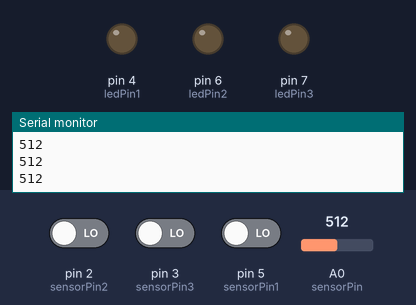
The sketch below on a simulated Arduino Uno, built with avr-gcc and run on an emulated ATmega328P. On the bench: output pins drawn as LEDs (lit = HIGH), the last lines printed to the serial monitor. Inputs (shaded band) come from the test bench; at power-on: A0 (sensorPin) = 512, pin 2 (sensorPin2) LOW, pin 3 (sensorPin3) LOW, pin 5 (sensorPin1) LOW.

Above: at 1.4 s.
1.5 s: A0 (sensorPin) set to 95
3.1 s: A0 (sensorPin) set to 82
At 4.3 s:
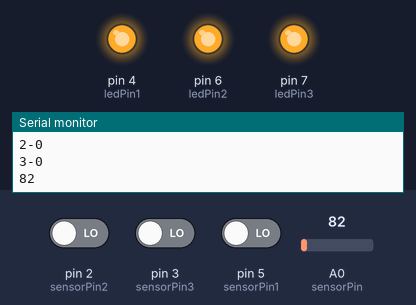
5.2 s: A0 (sensorPin) set to 100
At 6.7 s:
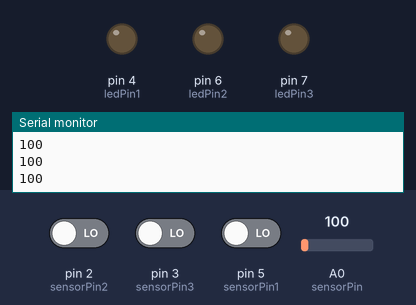
7.0 s: A0 (sensorPin) set to 80
At 8.3 s:
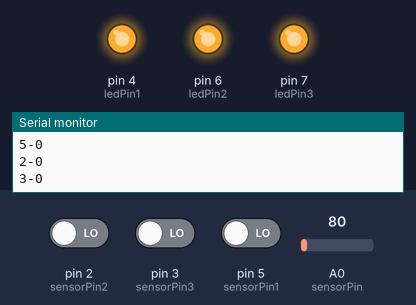
8.8 s: pin 2 (sensorPin2) driven HIGH
At 9.8 s:
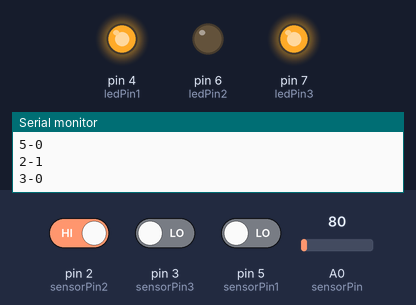
10.6 s: pin 3 (sensorPin3) driven HIGH
At 11.2 s:
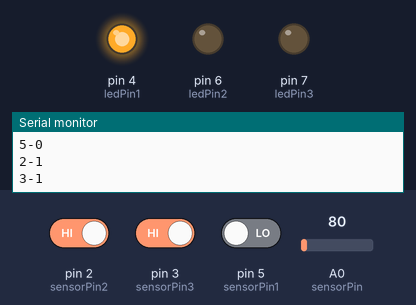
Timing chart, 0 to 13.4 s (numbered marks = the images above; inputs shaded):
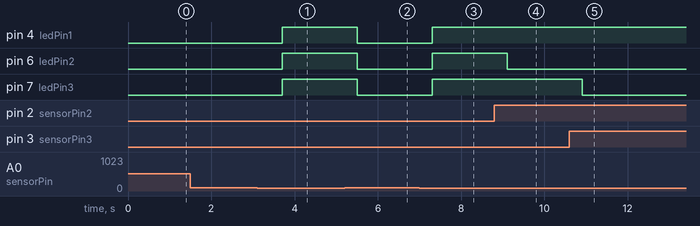

The sketch:

Smart_Street_Light.ino
```cpp
int sensorPin1 = 5; // select the input pin for LDR
int sensorPin2 = 2; // select the input pin for LDR
int sensorPin3 = 3; // select the input pin for LDR

int ledPin1 = 4; // select the input pin for LDR
int ledPin2 = 6; // select the input pin for LDR
int ledPin3 = 7; // select the input pin for LDR

int sensorValue = 0; // variable to store the value coming from the sensor
int sensorPin = A0; // select the input pin for LDR

void setup() {
  Serial.begin(9600); //sets serial port for communication
  pinMode(ledPin1, OUTPUT);
  pinMode(ledPin2, OUTPUT);
  pinMode(ledPin3, OUTPUT);
  pinMode(sensorPin1, INPUT);
  pinMode(sensorPin2, INPUT);
  pinMode(sensorPin3, INPUT);
}
void loop() {
  sensorValue = analogRead(sensorPin); // read the value from the sensor
  Serial.println(sensorValue); //prints the values coming from the sensor on the screen

  delay(100);
  if (sensorValue < 90) {
    checkObject(sensorPin1,ledPin1);
    checkObject(sensorPin2,ledPin2);
    checkObject(sensorPin3,ledPin3);
  }
  else {
    digitalWrite(ledPin1, LOW);   // turn the LED on (HIGH is the voltage level)
    digitalWrite(ledPin2, LOW);   // turn the LED on (HIGH is the voltage level)
    digitalWrite(ledPin3, LOW);   // turn the LED on (HIGH is the voltage level)
  }
  delay(500);
}

void checkObject(int sensorPin,int ledPin) {
  int objectDetected = digitalRead(sensorPin);
  Serial.print(sensorPin);
  Serial.print("-");
  Serial.println(objectDetected);
  if (objectDetected == 0) {
    digitalWrite(ledPin,HIGH);
  }
  else {
    digitalWrite(ledPin,LOW);
  }
}
```

Measured:
- the behaviour switches between 90 and 89 on A0 (sensorPin) (found by bisection; images 0 and 1)
- after the input at 3.1 s, pin 4 (ledPin1), pin 6 (ledPin2), pin 7 (ledPin3): LOW → HIGH after 0.60 s
- after the input at 5.2 s, pin 4 (ledPin1), pin 6 (ledPin2), pin 7 (ledPin3): HIGH → LOW after 0.30 s
- after the input at 7.0 s, pin 4 (ledPin1), pin 6 (ledPin2), pin 7 (ledPin3): LOW → HIGH after 0.31 s
- after the input at 8.8 s, pin 6 (ledPin2): HIGH → LOW after 0.31 s
- after the input at 10.6 s, pin 7 (ledPin3): HIGH → LOW after 0.31 s
